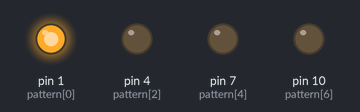
Bench run of a sketch on a simulated Arduino Uno, built with avr-gcc and run on an emulated ATmega328P. Shown: output pins drawn as LEDs (lit = HIGH).

Above: at 0.5 s.
At 6.5 s:
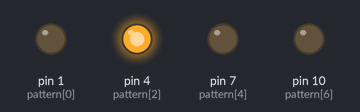
At 8.5 s:
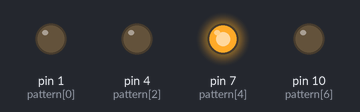
At 11.5 s:
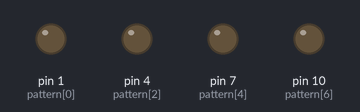
Timing chart, 0 to 13.0 s (numbered marks = the images above):
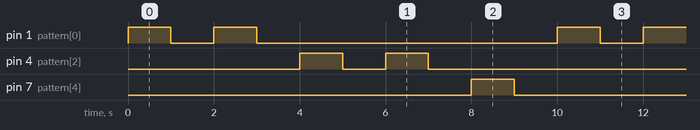

Measured:
- by itself, pin 1 (pattern[0]), pin 4 (pattern[2]): repeats every 10.0 s: LOW 1.0 s, HIGH 1.0 s, LOW 7.0 s, HIGH 1.0 s
- by itself, pin 7 (pattern[4]): alternates HIGH for 1.0 s and LOW for 9.0 s
- by itself, everything shown: repeats every 10.0 s, in 10 steps

The sketch:

twinkle.ino.ino
```cpp
void setup() {
  // put your setup code here, to run once:
  // setup pin for each "note" of twinkle twinkle little star
      pinMode(1, OUTPUT); // twinkle
      pinMode(4, OUTPUT);// twinkle
      pinMode(7, OUTPUT);// little
      pinMode(10, OUTPUT);//star
}

void loop() {
  // put your main code here, to run repeatedly:
  // let's set up an array for our pattern
  int pattern[] = {1,1,4,4,7,7,10}; // which LED's to turn on in sequence.

  // loop through the entire pattern
  for (int count = 0; count <5; count++){
    // pattern {[count] gives me note in the pattern that i've counted up until now
     digitalWrite(pattern[count], HIGH);
     delay(1000);
     digitalWrite(pattern[count], LOW);
     delay(1000);
     }
 /*
  // play the first note twice
    for (int count1 = 0; count1 <2; count1++){
     digitalWrite(1, HIGH);
     delay(1000);
     digitalWrite(1, LOW);
     delay(1000);
    }
  // play the second note twice
    for (int count2 = 0; count2 <2; count2++){
     digitalWrite(4, HIGH);
     delay(1000);
     digitalWrite(4, LOW);
     delay(1000);
    }
  // play the third note twice
    for (int count3 = 0; count3 <2; count3++){
     digitalWrite(7, HIGH);
     delay(1000);
     digitalWrite(7, LOW);
     delay(1000);
    }
  // play the fourth note once
     digitalWrite(10, HIGH);
     delay(1000);
     digitalWrite(10, LOW);
     delay(1000);
*/
 }
```
